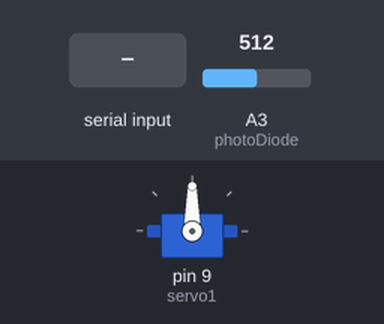
Bench run of a sketch on a simulated Arduino Uno, built with avr-gcc and run on an emulated ATmega328P. Parts: servo. The test bench sets the inputs (shaded band); at power-on: A3 (photoDiode) = 512.

Above: at 1.2 s.
1.3 s: "1" received over Serial
At 1.45 s:
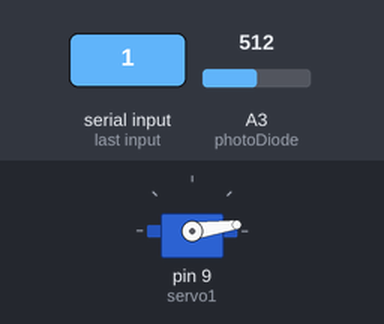
4.3 s: "0" received over Serial
At 5.05 s:
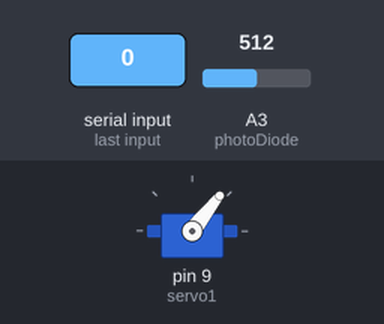
Timing chart, 0 to 7.3 s (numbered marks = the images above; inputs shaded):
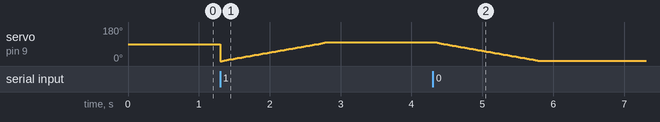

The sketch:

idd_hw5.ino
```cpp
#include <Servo.h>

// pins and objects
Servo servo1;
int photoDiode = A3;

// global values
int pos = 0;
int thresh = 20;
int photoValue = 0;
int degree = 100;
int flag = 0;

// actual main loop function
void flareOn(int s) {
  if (s == 1) {
    for (pos = 0; pos < degree; pos += 1) {
      servo1.write(pos);
      delay(15);
    }
    flag = 1;
  }
  else if (s == 0) {
    // turn light on
    for (pos = degree; pos >= 1; pos -= 1) {
      servo1.write(pos);
      delay(15);
    }
    flag = 0;
  }
}

void pc_listen() {
  if (Serial.available()) {
    char incomingByte = Serial.read();
    if (incomingByte == 'a') {
      Serial.print(photoValue);
    } else if (incomingByte =='1') {
      flareOn(1);
    } else if (incomingByte =='0') {
      flareOn(0);
    }
  }
}

void setup() {
  servo1.attach(9);
  Serial.begin(9600);
  // initialize analog input to photodiode
  pinMode(photoDiode, INPUT);
}

void loop() {
  photoValue = analogRead(photoDiode);
  pc_listen();
}
```
